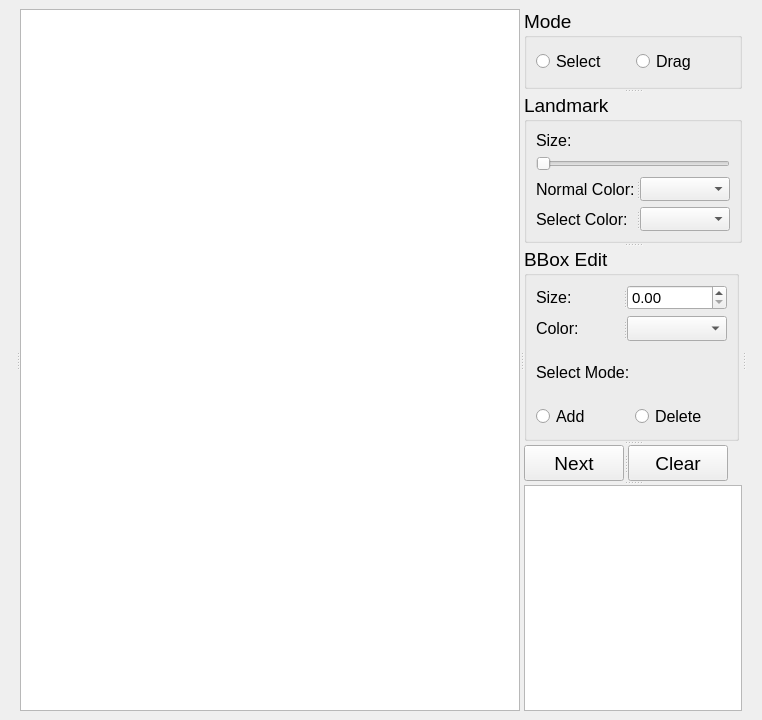
<?xml version="1.0" encoding="UTF-8"?>
<ui version="4.0">
 <class>MainWindow</class>
 <widget class="QMainWindow" name="MainWindow">
  <property name="geometry">
   <rect>
    <x>0</x>
    <y>0</y>
    <width>760</width>
    <height>720</height>
   </rect>
  </property>
  <property name="windowTitle">
   <string>Landmark Select</string>
  </property>
  <widget class="QWidget" name="centralwidget">
   <layout class="QGridLayout" name="gridLayout_4">
    <item row="0" column="0">
     <widget class="QSplitter" name="splitter_4">
      <property name="orientation">
       <enum>Qt::Horizontal</enum>
      </property>
      <widget class="QSplitter" name="splitter">
       <property name="orientation">
        <enum>Qt::Horizontal</enum>
       </property>
       <widget class="QLabel" name="label_5">
        <property name="minimumSize">
         <size>
          <width>0</width>
          <height>100</height>
         </size>
        </property>
        <property name="maximumSize">
         <size>
          <width>10</width>
          <height>16777215</height>
         </size>
        </property>
        <property name="text">
         <string/>
        </property>
       </widget>
       <widget class="QGraphicsView" name="graphicsView">
        <property name="minimumSize">
         <size>
          <width>500</width>
          <height>500</height>
         </size>
        </property>
       </widget>
      </widget>
      <widget class="QSplitter" name="splitter_3">
       <property name="orientation">
        <enum>Qt::Vertical</enum>
       </property>
       <widget class="QGroupBox" name="groupBox_2">
        <property name="maximumSize">
         <size>
          <width>16777215</width>
          <height>80</height>
         </size>
        </property>
        <property name="font">
         <font>
          <family>Arial</family>
          <pointsize>14</pointsize>
          <weight>50</weight>
          <bold>false</bold>
         </font>
        </property>
        <property name="title">
         <string>Mode</string>
        </property>
        <layout class="QGridLayout" name="gridLayout_3">
         <item row="0" column="0">
          <widget class="QRadioButton" name="select_mode">
           <property name="font">
            <font>
             <family>Arial</family>
             <pointsize>12</pointsize>
             <weight>50</weight>
             <bold>false</bold>
            </font>
           </property>
           <property name="text">
            <string>Select</string>
           </property>
          </widget>
         </item>
         <item row="0" column="1">
          <widget class="QRadioButton" name="drag_mode">
           <property name="font">
            <font>
             <family>Arial</family>
             <pointsize>12</pointsize>
             <weight>50</weight>
             <bold>false</bold>
            </font>
           </property>
           <property name="text">
            <string>Drag</string>
           </property>
          </widget>
         </item>
        </layout>
       </widget>
       <widget class="QGroupBox" name="groupBox_3">
        <property name="maximumSize">
         <size>
          <width>16777215</width>
          <height>150</height>
         </size>
        </property>
        <property name="font">
         <font>
          <family>Arial</family>
          <pointsize>14</pointsize>
         </font>
        </property>
        <property name="title">
         <string>Landmark</string>
        </property>
        <layout class="QGridLayout" name="gridLayout">
         <item row="0" column="0">
          <widget class="QLabel" name="label_7">
           <property name="maximumSize">
            <size>
             <width>16777215</width>
             <height>30</height>
            </size>
           </property>
           <property name="font">
            <font>
             <family>Arial</family>
             <pointsize>12</pointsize>
            </font>
           </property>
           <property name="text">
            <string>Size:</string>
           </property>
          </widget>
         </item>
         <item row="1" column="0">
          <widget class="QSlider" name="size_slider">
           <property name="orientation">
            <enum>Qt::Horizontal</enum>
           </property>
          </widget>
         </item>
         <item row="2" column="0">
          <widget class="QSplitter" name="splitter_5">
           <property name="orientation">
            <enum>Qt::Horizontal</enum>
           </property>
           <widget class="QLabel" name="label_3">
            <property name="minimumSize">
             <size>
              <width>100</width>
              <height>0</height>
             </size>
            </property>
            <property name="font">
             <font>
              <family>Arial</family>
              <pointsize>12</pointsize>
             </font>
            </property>
            <property name="text">
             <string>Normal Color:</string>
            </property>
           </widget>
           <widget class="QComboBox" name="mark_color">
            <property name="minimumSize">
             <size>
              <width>90</width>
              <height>20</height>
             </size>
            </property>
            <property name="maximumSize">
             <size>
              <width>150</width>
              <height>25</height>
             </size>
            </property>
            <property name="font">
             <font>
              <family>Arial</family>
              <pointsize>11</pointsize>
             </font>
            </property>
           </widget>
          </widget>
         </item>
         <item row="3" column="0">
          <widget class="QSplitter" name="splitter_8">
           <property name="orientation">
            <enum>Qt::Horizontal</enum>
           </property>
           <widget class="QLabel" name="label">
            <property name="minimumSize">
             <size>
              <width>100</width>
              <height>0</height>
             </size>
            </property>
            <property name="font">
             <font>
              <family>Arial</family>
              <pointsize>12</pointsize>
             </font>
            </property>
            <property name="text">
             <string>Select Color:</string>
            </property>
           </widget>
           <widget class="QComboBox" name="select_color">
            <property name="minimumSize">
             <size>
              <width>90</width>
              <height>20</height>
             </size>
            </property>
            <property name="maximumSize">
             <size>
              <width>150</width>
              <height>25</height>
             </size>
            </property>
            <property name="font">
             <font>
              <family>Arial</family>
              <pointsize>11</pointsize>
             </font>
            </property>
           </widget>
          </widget>
         </item>
        </layout>
       </widget>
       <widget class="QGroupBox" name="groupBox">
        <property name="maximumSize">
         <size>
          <width>215</width>
          <height>200</height>
         </size>
        </property>
        <property name="font">
         <font>
          <family>Arial</family>
          <pointsize>14</pointsize>
          <weight>50</weight>
          <bold>false</bold>
         </font>
        </property>
        <property name="title">
         <string>BBox Edit</string>
        </property>
        <layout class="QGridLayout" name="gridLayout_2">
         <item row="0" column="0" colspan="2">
          <widget class="QSplitter" name="splitter_7">
           <property name="orientation">
            <enum>Qt::Horizontal</enum>
           </property>
           <widget class="QLabel" name="label_8">
            <property name="minimumSize">
             <size>
              <width>50</width>
              <height>0</height>
             </size>
            </property>
            <property name="font">
             <font>
              <family>Arial</family>
              <pointsize>12</pointsize>
              <weight>50</weight>
              <bold>false</bold>
             </font>
            </property>
            <property name="text">
             <string>Size:</string>
            </property>
           </widget>
           <widget class="QDoubleSpinBox" name="box_size">
            <property name="minimumSize">
             <size>
              <width>94</width>
              <height>0</height>
             </size>
            </property>
            <property name="maximumSize">
             <size>
              <width>100</width>
              <height>25</height>
             </size>
            </property>
            <property name="font">
             <font>
              <family>Arial</family>
              <pointsize>11</pointsize>
              <weight>50</weight>
              <bold>false</bold>
             </font>
            </property>
           </widget>
          </widget>
         </item>
         <item row="1" column="0" colspan="2">
          <widget class="QSplitter" name="splitter_6">
           <property name="orientation">
            <enum>Qt::Horizontal</enum>
           </property>
           <widget class="QLabel" name="label_4">
            <property name="minimumSize">
             <size>
              <width>50</width>
              <height>0</height>
             </size>
            </property>
            <property name="font">
             <font>
              <family>Arial</family>
              <pointsize>12</pointsize>
              <weight>50</weight>
              <bold>false</bold>
             </font>
            </property>
            <property name="text">
             <string>Color:</string>
            </property>
           </widget>
           <widget class="QComboBox" name="box_color">
            <property name="minimumSize">
             <size>
              <width>0</width>
              <height>0</height>
             </size>
            </property>
            <property name="maximumSize">
             <size>
              <width>100</width>
              <height>25</height>
             </size>
            </property>
            <property name="font">
             <font>
              <family>Arial</family>
              <pointsize>11</pointsize>
              <weight>50</weight>
              <bold>false</bold>
             </font>
            </property>
           </widget>
          </widget>
         </item>
         <item row="2" column="0" colspan="2">
          <widget class="QLabel" name="label_9">
           <property name="font">
            <font>
             <family>Arial</family>
             <pointsize>12</pointsize>
             <weight>50</weight>
             <bold>false</bold>
            </font>
           </property>
           <property name="text">
            <string>Select Mode:</string>
           </property>
          </widget>
         </item>
         <item row="3" column="0">
          <widget class="QRadioButton" name="add_chk">
           <property name="font">
            <font>
             <family>Arial</family>
             <pointsize>12</pointsize>
             <weight>50</weight>
             <bold>false</bold>
            </font>
           </property>
           <property name="text">
            <string>Add</string>
           </property>
          </widget>
         </item>
         <item row="3" column="1">
          <widget class="QRadioButton" name="del_chk">
           <property name="font">
            <font>
             <family>Arial</family>
             <pointsize>12</pointsize>
             <weight>50</weight>
             <bold>false</bold>
            </font>
           </property>
           <property name="text">
            <string>Delete</string>
           </property>
          </widget>
         </item>
        </layout>
       </widget>
       <widget class="QSplitter" name="splitter_2">
        <property name="minimumSize">
         <size>
          <width>0</width>
          <height>0</height>
         </size>
        </property>
        <property name="maximumSize">
         <size>
          <width>205</width>
          <height>40</height>
         </size>
        </property>
        <property name="orientation">
         <enum>Qt::Horizontal</enum>
        </property>
        <widget class="QPushButton" name="next_btn">
         <property name="minimumSize">
          <size>
           <width>70</width>
           <height>0</height>
          </size>
         </property>
         <property name="maximumSize">
          <size>
           <width>100</width>
           <height>40</height>
          </size>
         </property>
         <property name="font">
          <font>
           <family>Arial</family>
           <pointsize>14</pointsize>
          </font>
         </property>
         <property name="text">
          <string>Next</string>
         </property>
        </widget>
        <widget class="QPushButton" name="clear_btn">
         <property name="minimumSize">
          <size>
           <width>70</width>
           <height>0</height>
          </size>
         </property>
         <property name="maximumSize">
          <size>
           <width>100</width>
           <height>40</height>
          </size>
         </property>
         <property name="font">
          <font>
           <family>Arial</family>
           <pointsize>14</pointsize>
          </font>
         </property>
         <property name="text">
          <string>Clear</string>
         </property>
        </widget>
       </widget>
       <widget class="QPlainTextEdit" name="log_edit">
        <property name="maximumSize">
         <size>
          <width>16777215</width>
          <height>16777215</height>
         </size>
        </property>
        <property name="readOnly">
         <bool>true</bool>
        </property>
        <property name="overwriteMode">
         <bool>false</bool>
        </property>
       </widget>
      </widget>
      <widget class="QLabel" name="label_6">
       <property name="minimumSize">
        <size>
         <width>0</width>
         <height>100</height>
        </size>
       </property>
       <property name="maximumSize">
        <size>
         <width>10</width>
         <height>16777215</height>
        </size>
       </property>
       <property name="text">
        <string/>
       </property>
      </widget>
     </widget>
    </item>
   </layout>
  </widget>
 </widget>
 <resources/>
 <connections/>
</ui>
